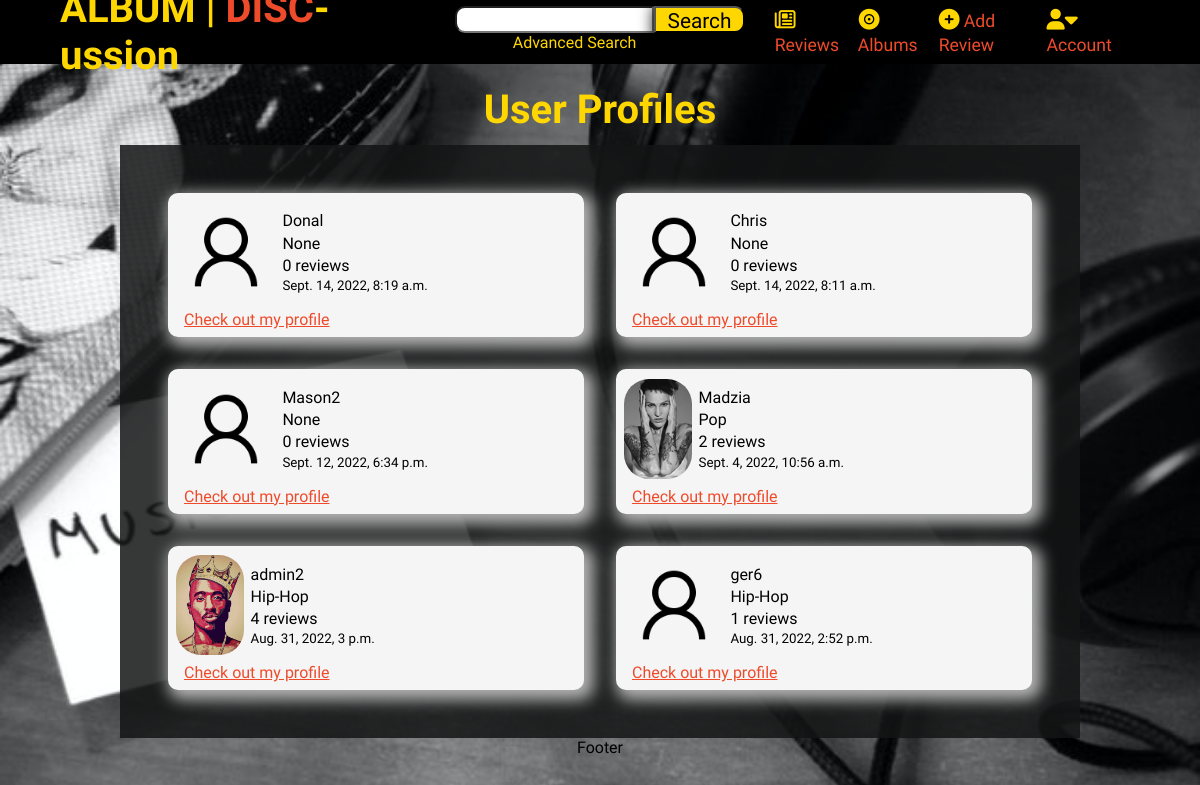
/profiles/, run on the app's committed database.
### profiles/models.py (models this page shows, shortened)
class Profile(models.Model):
    user = models.ForeignKey(User, on_delete=models.CASCADE,
                             related_name='profile')
    profile_pic = models.ImageField(upload_to='profile_pics', blank=True)
    followers = models.ManyToManyField(User, blank=True,
                                       related_name='followed')
    first_name = models.CharField(max_length=50, null=True, blank=True)
    last_name = models.CharField(max_length=50, null=True, blank=True)
    favourite_genre = models.ForeignKey(Genre, on_delete=models.CASCADE,
                                        blank=True, null=True)
    created_on = models.DateTimeField(auto_now_add=True)
    edited_on = models.DateTimeField(auto_now=True)
    class Meta:
        ordering = ['-created_on']

### reviews/models.py (models this page shows)
class Genre(models.Model):
    name = models.CharField(max_length=50)
    def __str__(self):
        return self.name

### profiles/views.py (the view)
# urls.py: path('profiles/', include('profiles.urls'))
def profiles(request):
    profiles = Profile.objects.all()
    profile_list = []
    for profile in profiles:
        profile_list.append({
            'profile': profile,
            'no_of_reviews': number_of_reviews(profile.user)
        })
    template = 'profiles.html'
    context = {
        'profile_list': profile_list,
    }
    return render(request, template, context)

### profiles/contexts.py (called while the page is built)
def top_profiles(request):
    profiles = Profile.objects.all()
    profile_list = []
    for profile in profiles:
        profile_list.append({
            'profile': profile,
            'no_of_reviews': number_of_reviews(profile.user)
        })
    top_list = sorted(profile_list, key=lambda d: d['no_of_reviews'],
                      reverse=True)[:6]
    context = {
        'top_profiles': top_list
    }
    return context

### profiles/utils.py (called while the page is built)
def number_of_reviews(user):
    reviews = Review.objects.filter(creator=user)
    return len(reviews)

### reviews/contexts.py (called while the page is built)
def latest_reviews(request):
    reviews = Review.objects.all()
    sorted_reviews = sorted(reviews, key=lambda x: x.date_created_on,
                            reverse=True)[:5]
    context = {
        'latest_reviews': sorted_reviews
    }
    return context

### profiles/templates/profiles.html
{% extends 'base.html' %}
{% load static %}
{% block extracss %}
    <link rel="stylesheet" href="{% static 'css/profiles.css' %}">
{% endblock %}
{% block content %}
<div class="full-span center-container top-margin">
    <h1 class="title top-margin">User Profiles</h1>
</div>
<section class="main-grid top-margin">
    {% for profile in profile_list %}
        <div class="profile-card span-1">
            <div class="card-body">
                <div class="card-img">
                    {% if profile.profile.profile_pic %}
                        <img src="{{ MEDIA_URL }}{{ profile.profile.profile_pic }}" alt="profile image">
                    {% else %}
                        <img src="{{ MEDIA_URL }}user-alt.png" alt="profile image">
                    {% endif %}
                </div>
                <div class="card-text">
                    <p>{{ profile.profile.user }}</p>
                    <p>{{ profile.profile.favourite_genre }}</p>
                    <p>{{ profile.no_of_reviews }} reviews</p>
                    <small>{{ profile.profile.created_on }}</small>
                </div>
            </div>
            <div class="card-footer">
                <a class="link" href='#'>Check out my profile</a>
            </div>
        </div>
    {% endfor %}
</section>
{% endblock %}

### static/css/styles.css (style rules this page uses)
* { margin: 0; box-sizing: border-box; font-family: 'Arapey', serif; }
body { background-image: url('/media/music-background.jpg'); background-size: cover; }
.title { font-family: 'Eczar', serif; color: gold; font-size: 2.5rem; }
.center-container { display: flex; flex-direction: column; align-items: center; justify-content: space-between; flex-wrap: wrap; }
.top-margin { margin-top: .7rem; }
.card-footer { padding: .5rem 0 .5rem 1rem; width: 100%; }
.card-text { width: 100%; text-align: start; padding: 0 1rem; }
.card-body { display: flex; justify-content: flex-start; gap: 1rem; align-items: center; padding: 0 .5rem; }

### static/css/profiles.css (style rules this page uses)
.main-grid { display: grid; grid-template-columns: repeat(4, 1fr); gap: 2rem; width: 80%; margin-left: 10%; background-color: rgba(19, 20, 20, 0.85); padding: 3rem; }
.full-span { grid-column: span 5; }
.span-1 { grid-column: span 1; }
.profile-card { padding-top: .6rem; background-color: whitesmoke; border-radius: 10px; box-shadow: 5px 5px 15px 5px #b3b3b3; }
.card-img { height: 100px; display: flex; justify-content: center; }
.card-img img { height: 100%; border-radius: 25px; }
.card-body { display: flex; justify-content: flex-start; gap: 0; height: auto; }
.card-text { display: flex; flex-direction: column; gap: .2rem; padding: 0 .4rem; }
.link { color: #EE4B2B; cursor: pointer; }
@media screen and (max-width: 1315px) { .main-grid { grid-template-columns: repeat(2, 1fr); } }

### data on the page
Profile: profile.user "Donal", profile.favourite_genre "None", no_of_reviews "0", profile.created_on "Sept. 14, 2022, 8:19 a.m."
Profile: profile.user "Chris", profile.favourite_genre "None", no_of_reviews "0", profile.created_on "Sept. 14, 2022, 8:11 a.m."
Profile: profile.user "Mason2", profile.favourite_genre "None", no_of_reviews "0", profile.created_on "Sept. 12, 2022, 6:34 p.m."
Profile: profile.profile_pic (picture), profile.user "Madzia", profile.favourite_genre "Pop", no_of_reviews "2", profile.created_on "Sept. 4, 2022, 10:56 a.m."
Profile: profile.profile_pic (picture), profile.user "admin2", profile.favourite_genre "Hip-Hop", no_of_reviews "4", profile.created_on "Aug. 31, 2022, 3 p.m."
Profile: profile.user "ger6", profile.favourite_genre "Hip-Hop", no_of_reviews "1", profile.created_on "Aug. 31, 2022, 2:52 p.m."
